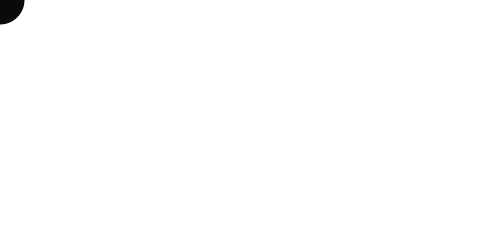
Frame 1 (no input)
Frame 60 (the mouse pressed at the canvas centre just before this capture): identical to frame 1, image omitted
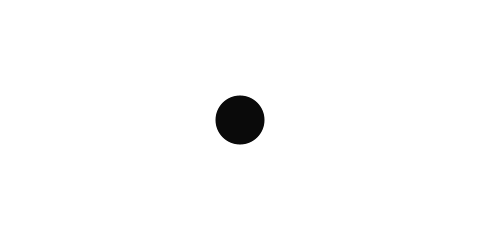
Frame 120 (the mouse held since frame 60 and released just before this capture)

The Processing sketch that drew these frames (run headless with seeded random() and noise(); from frame 60 on, the mouse is pressed at the canvas centre):

// Processing sketch: example_09_08_mouse_history
// ── example_09_08_mouse_history.pde
// Learning Processing
// Daniel Shiffman
// http://www.learningprocessing.com

// Example 9-8: A snake following the mouse

// Declare two arrays with 50 elements.
int[] xpos = new int[50]; 
int[] ypos = new int[50];

void setup() {
  size(480, 240);
  
  // Initialize all elements of each array to zero.
  for (int i = 0; i < xpos.length; i ++ ) {
    xpos[i] = 0; 
    ypos[i] = 0;
  }
}

void draw() {
  background(255);
  
  // Shift array values
  for (int i = 0; i < xpos.length-1; i ++ ) {
    // Shift all elements down one spot. 
    // xpos[0] = xpos[1], xpos[1] = xpos = [2], and so on. Stop at the second to last element.
    xpos[i] = xpos[i+1];
    ypos[i] = ypos[i+1];
  }
  
  // New location
  xpos[xpos.length-1] = mouseX; // Update the last spot in the array with the mouse location.
  ypos[ypos.length-1] = mouseY;
  
  // Draw everything
  for (int i = 0; i < xpos.length; i ++ ) {
     // Draw an ellipse for each element in the arrays. 
     // Color and size are tied to the loop's counter: i.
    noStroke();
    fill(255-i*5);
    ellipse(xpos[i],ypos[i],i,i);
  }
}
